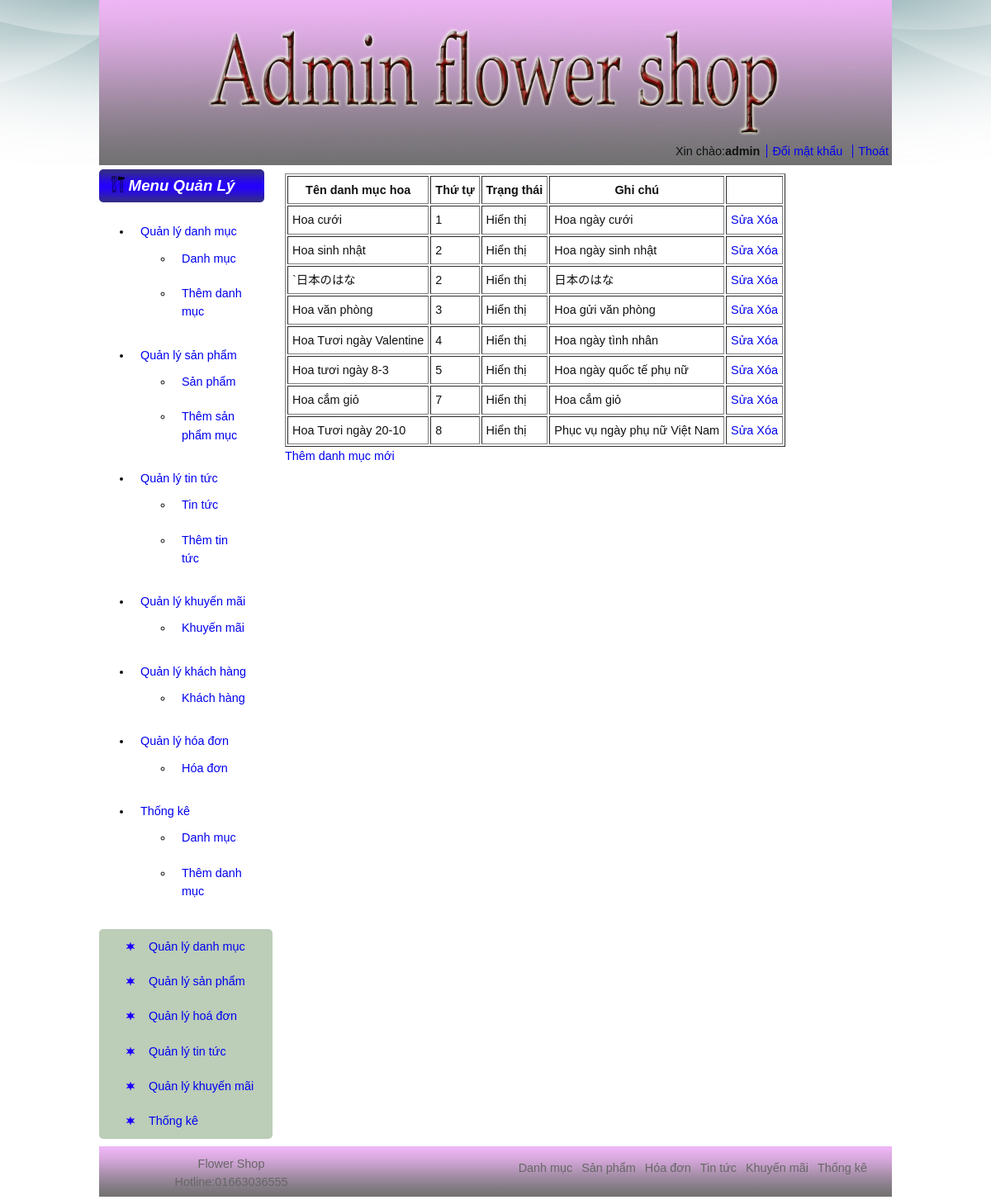
The page /admin/index.php (signed in) on the database its author committed.
### tables this page shows
CREATE TABLE `danhmuchoa` (
  `idDM` int(11) NOT NULL,
  `tenDM` varchar(100) NOT NULL,
  `stt` int(11) NOT NULL,
  `trangthai` tinyint(1) NOT NULL,
  `ghichu` varchar(100) DEFAULT NULL
);

### admin/danhmuc.php (the view, shortened to what this page needs)
<?php
    $sql="select * from danhmuchoa order by stt asc";
    $ds=mysql_query($sql);
    ?>
<table border="1" cellpadding="5">
     <tr>
        <th>Tên danh mục hoa</th>
        <th>Thứ tự</th>
        <th>Trạng thái</th>
        <th>Ghi chú</th>
        <th></th>
    </tr>
    <?php
    while ($pt=  mysql_fetch_array($ds))
    {
        ?>
    <tr>
        <td><?php echo $pt['tenDM'] ?></td>
        <td><?php echo $pt['stt']?></td>
        <td><?php
            if($pt['trangthai']==1)
            {
                echo 'Hiển thị';
            }
            else {
                echo "Ẩn";
            }
            ?>
        </td>
        <td><?php                    echo $pt['ghichu']?></td>
        <td>
            <a href="index.php?page=suadanhmuc&cid=<?php echo $pt['idDM'] ?>">Sửa</a>
            <a onclick="return confirm('Bạn có chắc chắn muốn xóa danh mục này không?')" href="index.php?page=xoadanhmuc&cid=<?php echo $pt['idDM'] ?>">Xóa</a>
        </td>
    </tr>
    <?php }?>
</table>
<a href="index.php?page=themdanhmuc">Thêm danh mục mới</a>

### admin/index.php (shortened to what this page needs)
<!DOCTYPE html PUBLIC "-//W3C//DTD XHTML 1.0 Transitional//EN" "http://www.w3.org/TR/xhtml1/DTD/xhtml1-transitional.dtd">
<html xmlns="http://www.w3.org/1999/xhtml">
<head>
<link rel="stylesheet" type="text/css" href="css/style.css" />
</head>
<body>
<div id="swapper">
	<div class="header">
		<div class="banner"></div>
        <div class="wellcome">
            <ul>
                <li>Xin chào:<b><?php echo $_SESSION['username']?></b> </li>
                <li><a href="index.php?page=doimatkhau">Đổi mật khẩu</a></li>
                <li><a href="index.php?page=dangxuat">Thoát</a></li>
            </ul>
        </div>
	</div>
	<div id="container">
	<div id="nav_menu">
	<div id="nav_ad">
		<div id="quanly"><span id="menu_quanly">Menu Quản Lý</span> </div>
                <div id="sidebar">
                    <ul id="main-nav">
                        <li>
                            <a href="#" class="nav-top-item current-submenu">
                            Quản lý danh mục
                            </a>
                            <ul>
                                <li><a  href="index.php?page=danhmuc">Danh mục</a></li>
                                <li><a href="index.php?page=themdanhmuc">Thêm danh mục</a></li>
                            </ul>
			</li>
                        <li>
                            <a href="#" class="nav-top-item current-submenu">
                            Quản lý sản phẩm
                            </a>
                            <ul>
                                <li><a  href="index.php?page=sanpham">Sản phẩm</a></li>
                                <li><a href="index.php?page=themsanpham">Thêm sản phẩm mục</a></li>
                            </ul>
			</li>
                        <li>
                            <a href="#" class="nav-top-item current-submenu">
                            Quản lý tin tức
                            </a>
                            <ul>
                                <li><a  href="index.php?page=tintuc">Tin tức</a></li>
                                <li><a href="index.php?page=themtintuc">Thêm tin tức</a></li>
                            </ul>
			</li>
                        <li>
                            <a href="#" class="nav-top-item current-submenu">
                            Quản lý khuyến mãi
                            </a>
                            <ul>
                                <li><a  href="index.php?page=khuyenmai">Khuyến mãi</a></li>
                            </ul>
			</li>
                        <li>
                            <a href="#" class="nav-top-item current-submenu">
                            Quản lý khách hàng
                            </a>
                            <ul>
                                <li><a  href="index.php?page=khachhang">Khách hàng</a></li>
                            </ul>
			</li>
                        <li>
                            <a href="#" class="nav-top-item current-submenu">
                            Quản lý hóa đơn
                            </a>
                            <ul>
                                <li><a  href="index.php?page=hoadon">Hóa đơn</a></li>
                            </ul>
			</li>
                        <li>
                            <a href="#" class="nav-top-item current-submenu">
                            Thống kê
                            </a>
                            <ul>
                                <li><a  href="index.php?page=danhmuc">Danh mục</a></li>
                                <li><a href="index.php?page=themdanhmuc">Thêm danh mục</a></li>
                            </ul>
			</li>
                    </ul>
                </div>
		<div id="sidebar_ad">
			<ul>
				<li><a href="index.php?page=danhmuc">Quản lý danh mục</a>
			  	</li>
				<li><a href="index.php?page=sanpham&cid=-1">Quản lý sản phẩm</a>
                                </li>
				<li><a href="index.php?page=hoadon">Quản lý hoá đơn </a>
                                </li>
				<li><a href="index.php?page=tintuc">Quản lý tin tức</a>
                                </li>
				<li><a href="index.php?page=khuyenmai">Quản lý khuyến mãi</a>
                </li>
                <li><a href="index.php?page=thongke">Thống kê</a>
                </li>
			</ul>
		</div>
	</div>
	</div>
	<div class="noidung">
           <?php
    		if(isset($_REQUEST['page']))
    		{
        		switch ($_REQUEST['page'])
        		{
            	case 'danhmuc':
                	include 'danhmuc.php';
                	break;
                case 'dangxuat':
                        include 'dangxuat.php';
                        break;
                case 'doimatkhau':
                        include 'doimatkhau.php';
                        break;
            	case 'sanpham':
			include 'sanpham.php';
			break;
		case 'hoadon':
			include 'hoadon.php';
			break;
		case 'tintuc':
			include 'tintuc.php';
			break;
		case 'khuyenmai':
			include 'khuyenmai.php';
			break;
		case 'thongke':
			include 'thongke.php';
			break;
                case 'themdanhmuc':
                    include 'themdanhmuc.php';
                    break;
                case 'suadanhmuc':
                    include 'suadanhmuc.php';
                    break;
                case 'xoadanhmuc':
                    include 'xoadanhmuc.php';
                    break;
                case 'themsanpham':
                    include 'themsanpham.php';
                    break;
                case 'suasanpham':
                    include 'suasanpham.php';
                    break;
                case 'xoasanpham':
                    include 'xoasanpham.php';
                    break;
                case 'themtintuc':
                    include 'themtintuc.php';
                    break;
                case 'suatintuc':
                    include 'suatintuc.php';
                    break;
                case 'xoatintuc':
                    include 'xoatintuc.php';
                    break;
                case 'suakhuyenmai':
                    include 'suakhuyenmai.php';
                    break;
                case 'updatetrangthaikh':
                    include 'updatetrangthaikh.php';
                    break;
                case 'xoakhachhang':
                    include 'xoakhachhang.php';
                    break;
                case 'hoadonchitiet':
                    include 'hoadonchitiet.php';
                    break;
                case 'hoadonchitiet2':
                    include 'hoadonchitiet2.php';
                    break;
                case 'updatetrangthaihoadon':
                    include 'updatetrangthaihoadon.php';
                    break;
                case 'updatethanhtoanhoadon':
                    include 'updatethanhtoanhoadon.php';
                    break;
                case 'xoahoadon':
                    include 'xoahoadon.php';
                    break;
		default:
			break;
        }
    }
    else
        {
        include 'danhmuc.php';
        }
    ?>
	</div>
	</div>
	<div class="footer">
        <div class="center_footer">
        Flower Shop Hotline:01663036555
        </div>
        <div class="right_footer">
        <a href="index.php?page=danhmuc">Danh mục</a>
        <a href="index.php?page=sanpham&cid=-1">Sản phẩm</a>
        <a href="index.php?page=hoadon">Hóa đơn</a>
        <a href="index.php?page=tintuc">Tin tức</a>
        <a href="index.php?page=khuyenmai">Khuyến mãi</a>
        <a href="index.php?page=thongke">Thống kê</a>
        </div>
   </div>
</div>
</body>
</html>

### admin/css/style.css (style rules this page uses)
a { text-decoration: none; }
body { background: url("../images/bg.jpg") no-repeat scroll center top #FFFFFF; color: #111111; font: 90%/1.55em Arial,Verdana,Helvetica,sans-serif; margin: 0; padding: 0; }
#swapper { margin: 0 auto; width: 960px; }
.header { background: url("../images/banner.jpg") no-repeat scroll center center transparent; height: 200px; width: auto; }
.banner { height: 159px; width: auto; }
.wellcome { float: right; height: 40px; position: relative; top: -15px; width: auto; }
.wellcome ul { list-style: none outside none; }
.wellcome ul li { display: inline; line-height: 50px; }
.wellcome ul li a { border-left: 1px solid; margin: 4px; padding: 0 0 0 6px; text-decoration: none; }
#nav_menu { float: left; width: 225px; position: relative; top: 5px; left: 0px; }
#nav_ad { width: 200px; }
#quanly { background: url("../images/quanly.png") no-repeat scroll 0 0 transparent; height: 40px; text-align: center; width: 200px; }
#nav_ad ul { top:10px; bottom:10px; }
#nav_ad ul li { padding:10px; }
#menu_quanly { color: white; font-size: 130%; font-style: italic; font-weight: bold; line-height: 40px; }
#sidebar_ad { background: none repeat scroll 0 0 #BCCDB8; border-radius: 5px 5px 5px 5px; color: Brown; margin: 5px 0; width: 210px; }
#sidebar_ad ul li { list-style-image: url("../images/list_style2.png"); position: relative; left: 10px; }
.noidung { padding-bottom: 20px; float:left; top:10px; position:relative; }
.footer { background: url("../images/footer_bg.png") repeat-x scroll center top transparent; clear: both; height: 65px; width: 960px; }
.right_footer { float: right; padding: 15px 30px 0 0; }
.right_footer a { color: #666666; padding: 0 0 0 7px; text-decoration: none; }
.center_footer { color: #666666; float: left; padding: 10px 0 0 60px; text-align: center; width: 200px; }

### rows shown on the page
danhmuchoa: tenDM "Hoa cưới", stt "1", trangthai "Hiển thị", ghichu "Hoa ngày cưới"
danhmuchoa: tenDM "Hoa sinh nhật", stt "2", trangthai "Hiển thị", ghichu "Hoa ngày sinh nhật"
danhmuchoa: tenDM "`日本のはな", stt "2", trangthai "Hiển thị", ghichu "日本のはな"
danhmuchoa: tenDM "Hoa văn phòng", stt "3", trangthai "Hiển thị", ghichu "Hoa gửi văn phòng"
danhmuchoa: tenDM "Hoa Tươi ngày Valentine", stt "4", trangthai "Hiển thị", ghichu "Hoa ngày tình nhân"
danhmuchoa: tenDM "Hoa tươi ngày 8-3", stt "5", trangthai "Hiển thị", ghichu "Hoa ngày quốc tế phụ nữ"
danhmuchoa: tenDM "Hoa cắm giỏ", stt "7", trangthai "Hiển thị", ghichu "Hoa cắm giỏ"
danhmuchoa: tenDM "Hoa Tươi ngày 20-10", stt "8", trangthai "Hiển thị", ghichu "Phục vụ ngày phụ nữ Việt Nam"

### other values the page prints
$_SESSION['username'] "admin"
